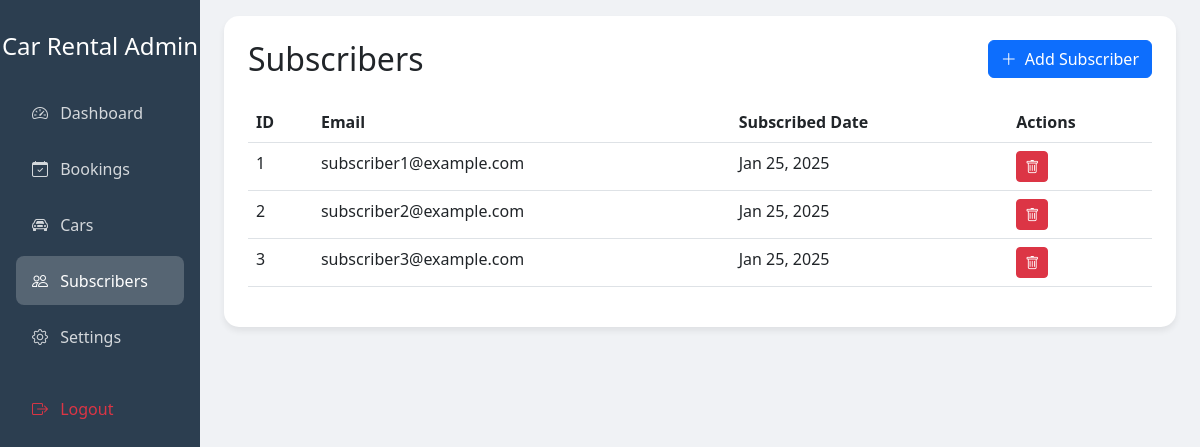
Page /admin/subscribers.php (signed in) on the committed database.
### tables this page shows
CREATE TABLE IF NOT EXISTS subscribers (
    id INT AUTO_INCREMENT PRIMARY KEY,
    email VARCHAR(255) NOT NULL UNIQUE,
    subscribed_at TIMESTAMP DEFAULT CURRENT_TIMESTAMP
);

### admin/subscribers.php (the view, shortened to what this page needs)
<?php
require '../includes/databaseConnection.php';
$page = isset($_GET['page']) ? max(1, intval($_GET['page'])) : 1;
$items_per_page = 10;
$offset = ($page - 1) * $items_per_page;
$query = "SELECT * FROM subscribers ORDER BY subscribed_at DESC LIMIT ? OFFSET ?";
$stmt = $conn->prepare($query);
$stmt->bind_param("ii", $items_per_page, $offset);
$stmt->execute();
$subscribers = $stmt->get_result()->fetch_all(MYSQLI_ASSOC);
?>
<!DOCTYPE html>
<html lang="en">
<head>
    <link href="https://cdn.jsdelivr.net/npm/bootstrap@5.3.0/dist/css/bootstrap.min.css" rel="stylesheet">
    <link rel="stylesheet" href="https://cdn.jsdelivr.net/npm/bootstrap-icons@1.7.2/font/bootstrap-icons.css">
    <link rel="stylesheet" href="../css/subscribers.css">
</head>
<body>
    <div class="container-fluid">
        <div class="row">
            <div class="col-md-3 col-lg-2 px-0 position-fixed sidebar">
                <div class="text-center mb-4">
                    <h4>Car Rental Admin</h4>
                </div>
                <ul class="nav flex-column px-3">
                    <li class="nav-item">
                        <a class="nav-link" href="dashboard.php">
                            <i class="bi bi-speedometer2 me-2"></i> Dashboard
                        </a>
                    </li>
                    <li class="nav-item">
                        <a class="nav-link" href="bookings.php">
                            <i class="bi bi-calendar-check me-2"></i> Bookings
                        </a>
                    </li>
                    <li class="nav-item">
                        <a class="nav-link" href="cars.php">
                            <i class="bi bi-car-front me-2"></i> Cars
                        </a>
                    </li>
                    <li class="nav-item">
                        <a class="nav-link active" href="subscribers.php">
                            <i class="bi bi-people me-2"></i> Subscribers
                        </a>
                    </li>
                    <li class="nav-item">
                        <a class="nav-link" href="settings.php">
                            <i class="bi bi-gear me-2"></i> Settings
                        </a>
                    </li>
                    <li class="nav-item mt-3">
                        <a class="nav-link text-danger" href="logout.php">
                            <i class="bi bi-box-arrow-right me-2"></i> Logout
                        </a>
                    </li>
                </ul>
            </div>
            <div class="col-md-9 col-lg-10 ms-auto px-4 py-3">
                <div class="content-card mb-4">
                    <div class="d-flex justify-content-between align-items-center mb-4">
                        <h2 class="mb-0">Subscribers</h2>
                        <button type="button" class="btn btn-primary" data-bs-toggle="modal" data-bs-target="#addSubscriberModal">
                            <i class="bi bi-plus-lg me-2"></i>Add Subscriber
                        </button>
                    </div>
                    <div class="table-responsive">
                        <table class="table table-hover">
                            <thead>
                                <tr>
                                    <th>ID</th>
                                    <th>Email</th>
                                    <th>Subscribed Date</th>
                                    <th>Actions</th>
                                </tr>
                            </thead>
                            <tbody>
                                <?php foreach ($subscribers as $subscriber): ?>
                                <tr class="subscriber-item">
                                    <td><?php echo htmlspecialchars($subscriber['id']); ?></td>
                                    <td><?php echo htmlspecialchars($subscriber['email']); ?></td>
                                    <td><?php echo date('M d, Y', strtotime($subscriber['subscribed_at'])); ?></td>
                                    <td class="action-buttons">
                                        <form method="POST" class="d-inline" onsubmit="return confirm('Are you sure you want to delete this subscriber?');">
                                            <button type="submit" name="delete_subscriber" class="btn btn-danger btn-sm">
                                                <i class="bi bi-trash"></i>
                                            </button>
                                        </form>
                                    </td>
                                </tr>
                                <?php endforeach; ?>
                            </tbody>
                        </table>
                    </div>
                </div>
            </div>
        </div>
    </div>
</body>
</html>

### css/subscribers.css (style rules this page uses)
:root { --primary-bg: #f0f2f5; --sidebar-bg: #2C3E50; }
body { background-color: var(--primary-bg); font-family: 'Segoe UI', Tahoma, Geneva, Verdana, sans-serif; }
.sidebar { background: var(--sidebar-bg); min-height: 100vh; color: white; padding-top: 2rem; }
.sidebar .nav-link { color: rgba(255, 255, 255, 0.8); padding: 0.8rem 1rem; margin: 0.2rem 0; border-radius: 8px; transition: all 0.3s ease; }
.sidebar .nav-link.active { background: rgba(255, 255, 255, 0.2); color: white; }
.content-card { background: white; border-radius: 15px; padding: 1.5rem; box-shadow: 0 4px 6px rgba(0, 0, 0, 0.07); }
.subscriber-item { transition: all 0.3s ease; }
.action-buttons .btn { padding: 0.25rem 0.5rem; font-size: 0.875rem; }

### rows in the picture
subscribers: id "1", email "subscriber1@example.com", subscribed_at "Jan 25, 2025"
subscribers: id "2", email "subscriber2@example.com", subscribed_at "Jan 25, 2025"
subscribers: id "3", email "subscriber3@example.com", subscribed_at "Jan 25, 2025"
